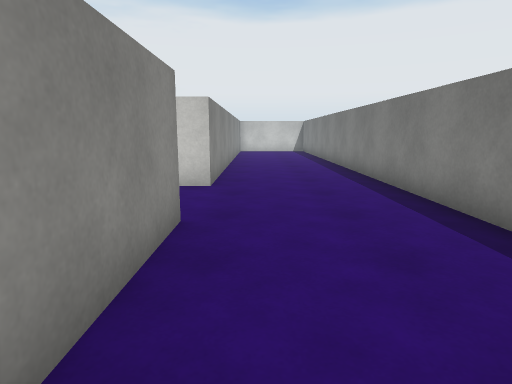
View 1 (above)

21 first-person views from a walk through a scene from a Unity 3-D project. The camera is 1.3 m above the floor, tilts 10° down and sees 75° across. The floor is counted in squares, 1 m on a side. Each view is taken from the middle of a square. On the plan, view 1 faces up. The plan holds only what a view shows up to about 14 squares ahead; the rest is blank. The place goes on beyond the plan. The player is left out. Surface patterns are stand-ins for the level's own textures.

View 2
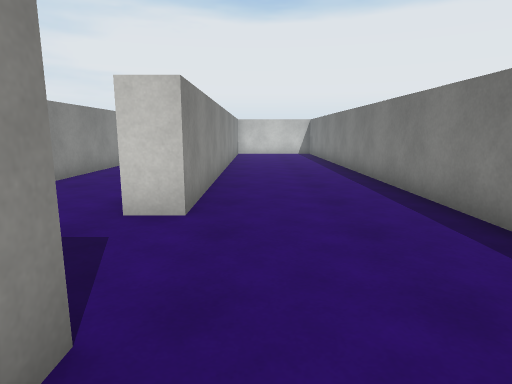

View 3
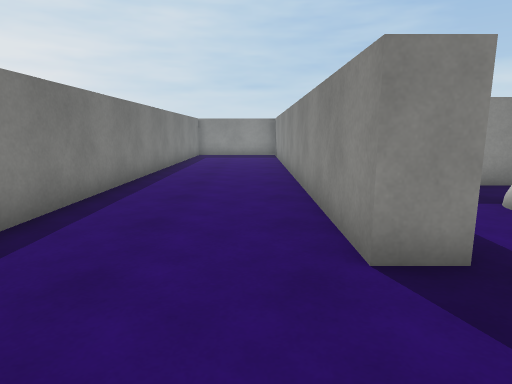

View 4
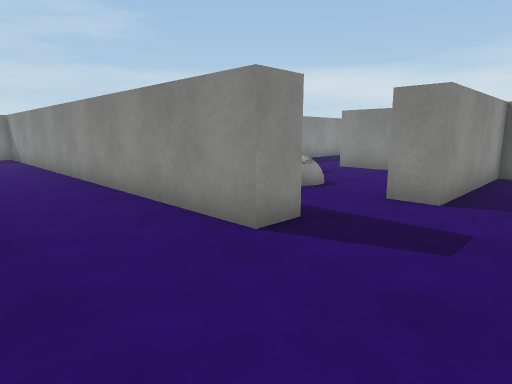

View 5
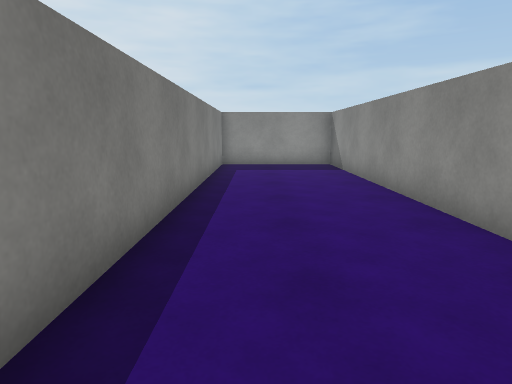

View 6
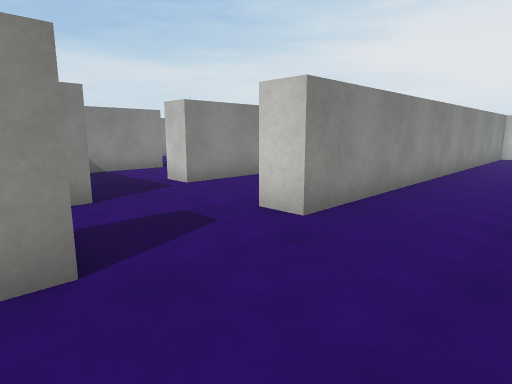

View 7
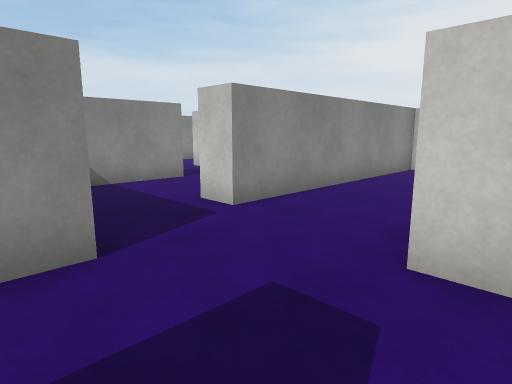

View 8
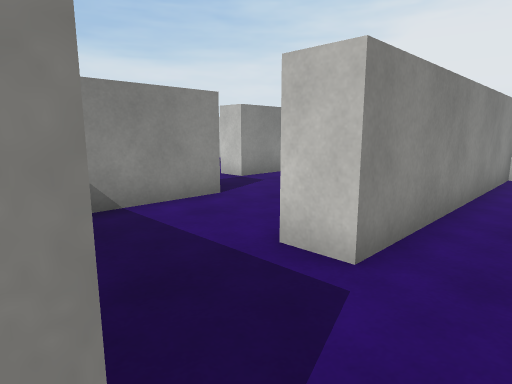

View 9
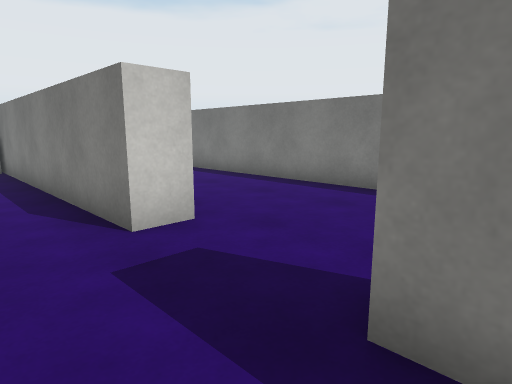

View 10
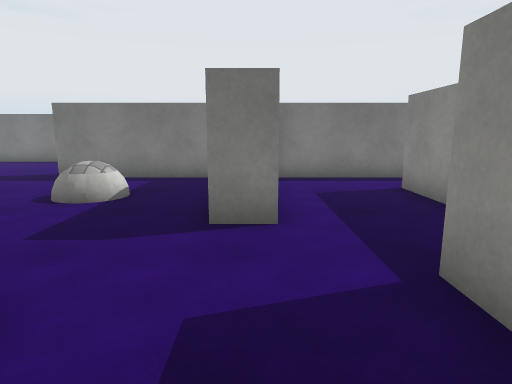

View 11
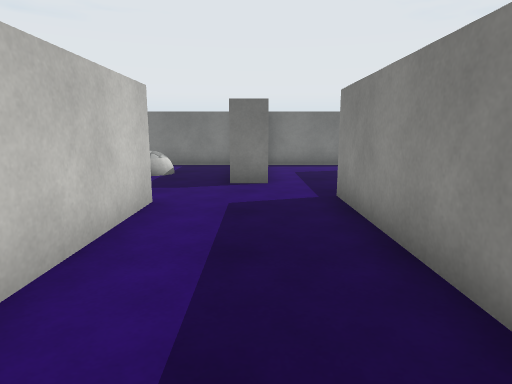

View 12
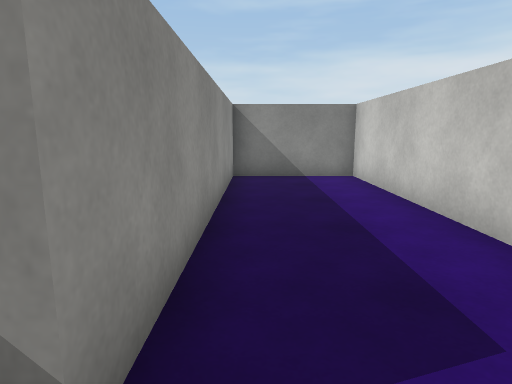

View 13
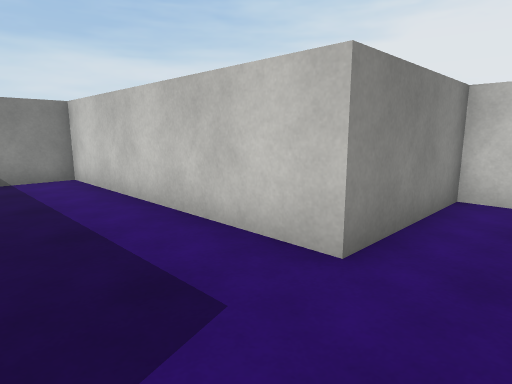

View 14
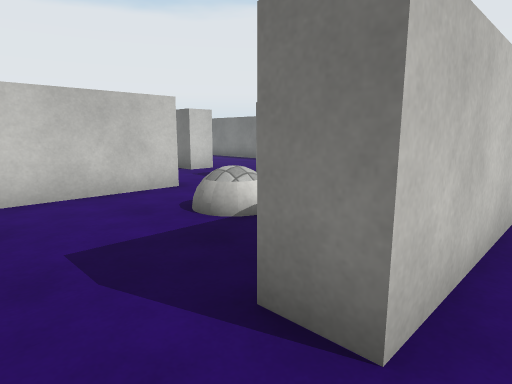

View 15
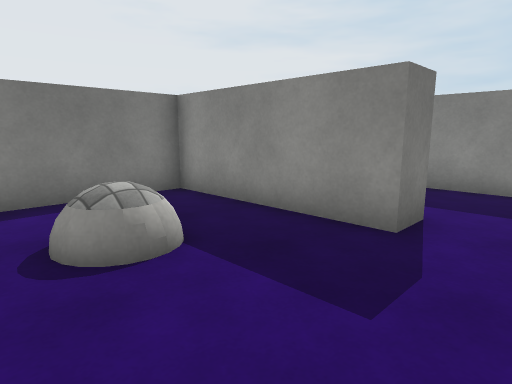

View 16
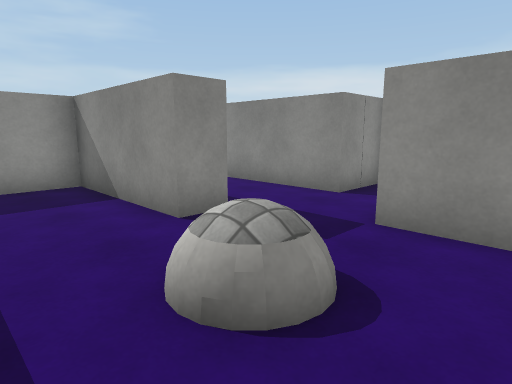

View 17
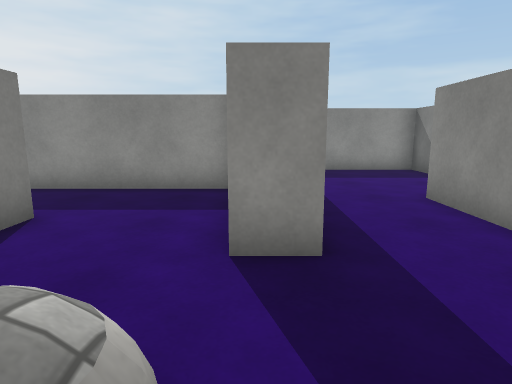

View 18
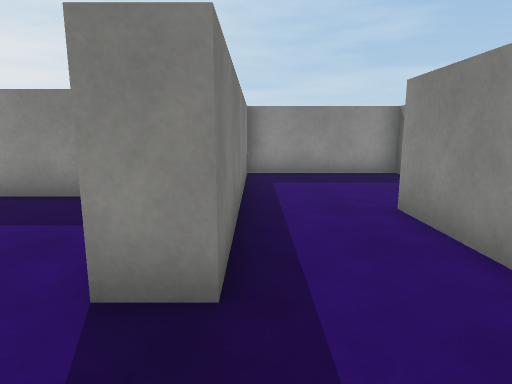

View 19
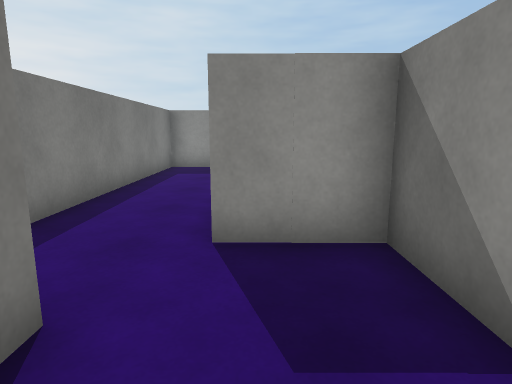

View 20
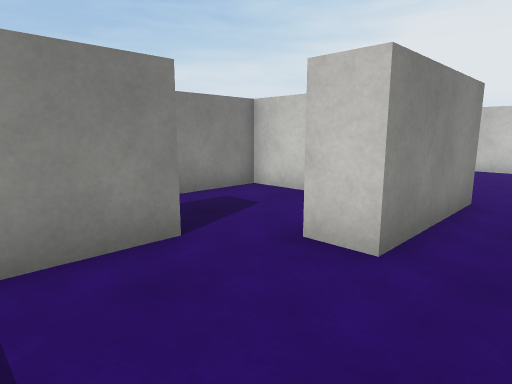

View 21
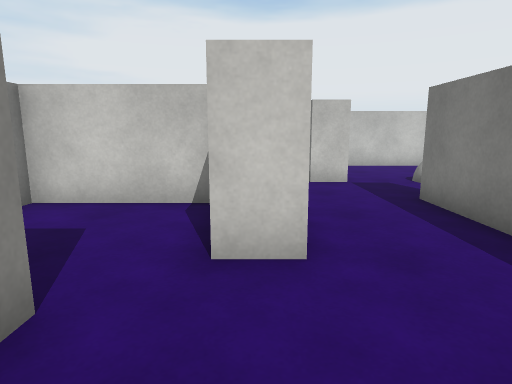

### Floor plan
Points are (right, up) in squares from view 1. A wall is a line through its corners. A room is listed if a view was taken in it or the views show most of it. See-through windows are left out.
Room 1 (views 1, 2, 3, 4, 5, 6, 7, 8)
walls: (-2.1, 4.9) (-1.1, 4.9) (-1.1, -12.2) (3.4, -12.2) (3.4, 15.5); (-6.5, 6.2) (-4.5, 6.2) (-4.5, 5.2); (-1.1, 15.5) (-1.1, 8.2) (-2.1, 8.2) (-2.1, 15.5); (-5.5, 15.5) (-5.5, 8.9) (-6.5, 8.9)
ways out: opening at (-3.5, 4.5) to room 2; opening at (-6, 7.5) to room 3
Room 2 (views 9, 10, 11, 12, 13, 14, 15)
walls: (-8, -4.5) (-4, -4.5); (-3.3, -1.3) (-7.3, -1.3) (-7.3, -0.3) (-2.1, -0.3) (-2.1, 4.9); (-4.5, 5.2) (-9.7, 5.2) (-9.7, 1) (-18.2, 1) (-18.2, -2.7) (-9, -2.7); (-2.1, -4.4) (-2.1, -1.5)
ways out: opening at (-3.5, 4.5) to room 1; opening at (-3.5, -5)
objects: other object (-6, 2) to (-5, 3)
Room 3 (views 16, 17, 18)
walls: (-10.7, 10.6) (-9.7, 10.6) (-9.7, 6.2) (-6.5, 6.2); (-11.5, 14.7) (-11.5, 12.9); (-6.5, 8.9) (-6.5, 9.6)
ways out: opening at (-6, 7.5) to room 1; opening at (-12, 11.5) to room 4
objects: other object (-9, 13)
Room 4 (views 19, 20, 21)
walls: (-15.6, 6.2) (-15.6, 2) (-10.7, 2) (-10.7, 10.6); (-14.7, 10.2) (-18.2, 10.2) (-18.2, 7.8); (-15.6, 13.1) (-15.6, 11.2) (-13.5, 11.2) (-13.5, 7.3) (-14.5, 7.3); (-11.5, 12.9) (-12.6, 12.9)
ways out: opening at (-12, 11.5) to room 3

Where each view was taken, in squares from view 1:
view 1: 0 up, 0 right, facing up
view 2: 3 up, 0 right, facing up
view 3: 8 up, 0 right, facing down
view 4: 8 up, 2 right, facing down-left
view 5: 2 up, 2 right, facing down
view 6: 4 up, 2 right, facing up-left
view 7: 5 up, 1 left, facing up-left
view 8: 6 up, 4 left, facing up-left
view 9: 4 up, 4 left, facing up-right
view 10: 1 down, 12 left, facing right
view 11: 1 down, 16 left, facing right
view 12: 2 down, 8 left, facing left
view 13: 2 down, 8 left, facing up-left
view 14: 2 down, 9 left, facing up-right
view 15: 4 up, 9 left, facing down-right
view 16: 15 up, 7 left, facing down-left
view 17: 14 up, 10 left, facing down
view 18: 13 up, 11 left, facing down
view 19: 15 up, 14 left, facing down
view 20: 4 up, 12 left, facing up-left
view 21: 4 up, 14 left, facing up
